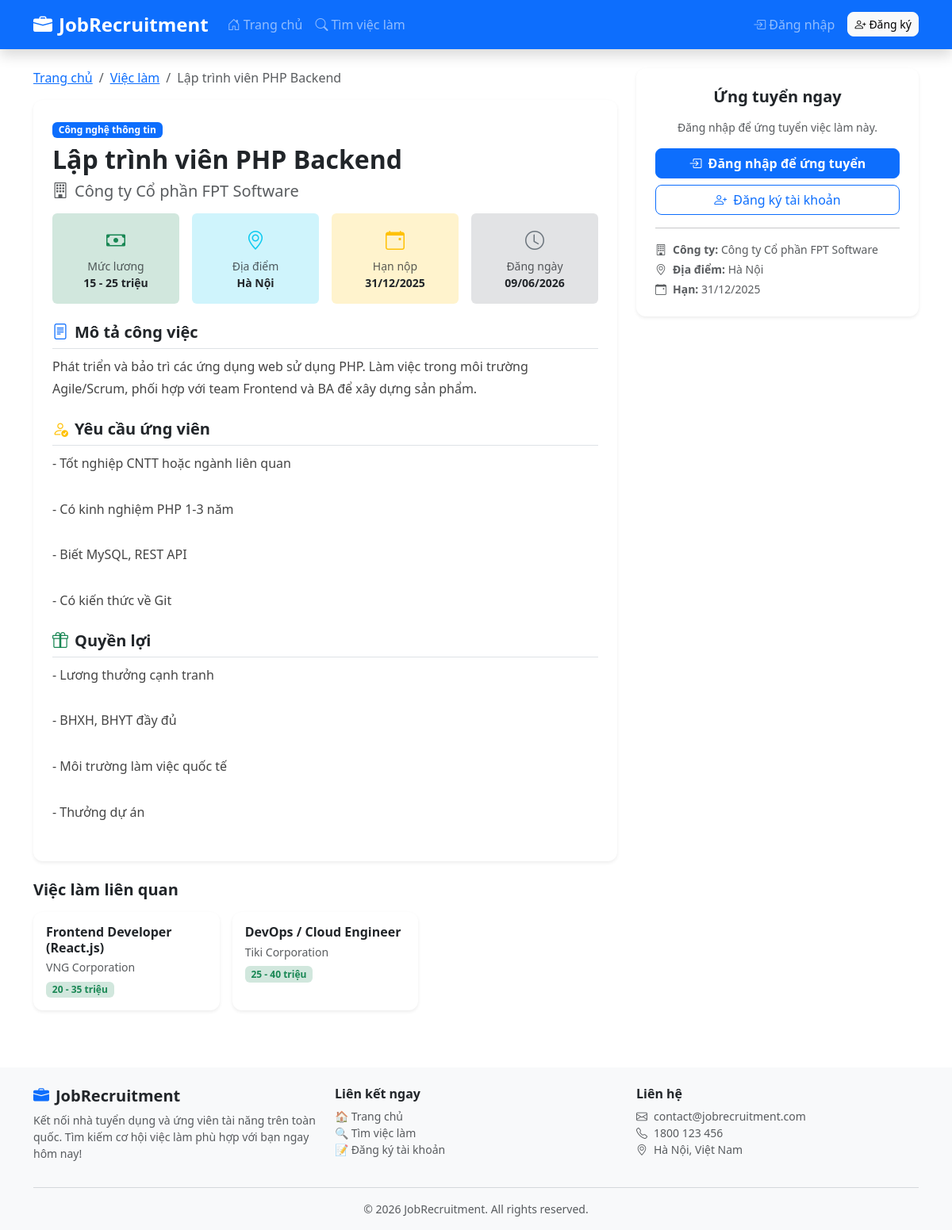
The app's page /jobs/detail?id=1 with its own data.
### tables this page shows
CREATE TABLE `jobs` (
    `id`           INT AUTO_INCREMENT PRIMARY KEY COMMENT 'Khóa chính',
    `category_id`  INT           NOT NULL         COMMENT 'Ngành nghề (FK → categories.id)',
    `title`        VARCHAR(200)  NOT NULL         COMMENT 'Tiêu đề vị trí tuyển dụng',
    `company`      VARCHAR(200)  NOT NULL         COMMENT 'Tên công ty tuyển dụng',
    `salary`       VARCHAR(100)  DEFAULT NULL     COMMENT 'Mức lương (VD: 10-15 triệu)',
    `location`     VARCHAR(200)  DEFAULT NULL     COMMENT 'Địa điểm làm việc',
    `description`  TEXT          DEFAULT NULL     COMMENT 'Mô tả công việc chi tiết',
    `requirements` TEXT          DEFAULT NULL     COMMENT 'Yêu cầu ứng viên',
    `benefits`     TEXT          DEFAULT NULL     COMMENT 'Quyền lợi được hưởng',
    `deadline`     DATE          DEFAULT NULL     COMMENT 'Hạn nộp hồ sơ',
    `status`       ENUM('active', 'closed') NOT NULL DEFAULT 'active' COMMENT 'Trạng thái: active=đang tuyển, closed=đã đóng',
    `created_at`   TIMESTAMP DEFAULT CURRENT_TIMESTAMP COMMENT 'Thời điểm đăng tin',
    CONSTRAINT `fk_jobs_category`
        FOREIGN KEY (`category_id`) REFERENCES `categories`(`id`) ON DELETE CASCADE
);

CREATE TABLE `categories` (
    `id`         INT AUTO_INCREMENT PRIMARY KEY COMMENT 'Khóa chính',
    `name`       VARCHAR(100) NOT NULL          COMMENT 'Tên ngành nghề',
    `created_at` TIMESTAMP DEFAULT CURRENT_TIMESTAMP
);

### core/Controller.php (called while the page is built, shortened)
<?php
abstract class Controller
{
    protected function render(string $view, array $data = []): void
    {
        extract($data);
        $viewPath = __DIR__ . '/../views/' . $view . '.php';
        require $viewPath;
    }
}

### controllers/JobController.php (called while the page is built, shortened)
<?php
class JobController extends Controller
{
    public function detail(): void
    {
        $id = (int) ($_GET['id'] ?? 0);
        $jobModel = new Job();
        $job      = $jobModel->findById($id);
        $hasApplied = false;
        $relatedJobs = $jobModel->getRelated($id, $job['category_id']);
        $this->render('jobs/detail', [
            'job'         => $job,
            'hasApplied'  => $hasApplied,
            'relatedJobs' => $relatedJobs,
            'flash'       => $this->getFlash(),
        ]);
    }
}

### index.php (called while the page is built, shortened)
<?php
require_once __DIR__ . '/config/database.php';
require_once __DIR__ . '/core/Database.php';
require_once __DIR__ . '/core/Model.php';
require_once __DIR__ . '/core/Controller.php';
require_once __DIR__ . '/models/Job.php';
require_once __DIR__ . '/controllers/JobController.php';
$router = new Router();
$router->get('/',     'HomeController', 'index');
$router->get('/home', 'HomeController', 'index');
$router->get( '/login',    'AuthController', 'loginForm');
$router->post('/login',    'AuthController', 'login');
$router->get( '/register', 'AuthController', 'registerForm');
$router->post('/register', 'AuthController', 'register');
$router->get( '/logout',   'AuthController', 'logout');
$router->get( '/jobs',        'JobController', 'index');
$router->get( '/jobs/detail', 'JobController', 'detail');
$router->get( '/jobs/apply',  'JobController', 'applyForm');
$router->post('/jobs/apply',  'JobController', 'apply');
$router->get( '/profile',        'ProfileController', 'index');
$router->post('/profile/update', 'ProfileController', 'update');
$router->get('/my-applications', 'ApplicationController', 'history');
$router->get('/admin',           'AdminDashboardController', 'index');
$router->get('/admin/dashboard', 'AdminDashboardController', 'index');
$router->get( '/admin/users',        'AdminUserController', 'index');
$router->get( '/admin/users/create', 'AdminUserController', 'createForm');
$router->post('/admin/users/create', 'AdminUserController', 'create');
$router->get( '/admin/users/edit',   'AdminUserController', 'editForm');
$router->post('/admin/users/edit',   'AdminUserController', 'edit');
$router->post('/admin/users/delete', 'AdminUserController', 'delete');
$router->get( '/admin/jobs',        'AdminJobController', 'index');
$router->get( '/admin/jobs/create', 'AdminJobController', 'createForm');
$router->post('/admin/jobs/create', 'AdminJobController', 'create');
$router->get( '/admin/jobs/edit',   'AdminJobController', 'editForm');
$router->post('/admin/jobs/edit',   'AdminJobController', 'edit');
$router->post('/admin/jobs/delete', 'AdminJobController', 'delete');
$router->get( '/admin/categories',        'AdminCategoryController', 'index');
$router->get( '/admin/categories/create', 'AdminCategoryController', 'createForm');
$router->post('/admin/categories/create', 'AdminCategoryController', 'create');
$router->get( '/admin/categories/edit',   'AdminCategoryController', 'editForm');
$router->post('/admin/categories/edit',   'AdminCategoryController', 'edit');
$router->post('/admin/categories/delete', 'AdminCategoryController', 'delete');
$router->get( '/admin/applications',               'AdminApplicationController', 'index');
$router->post('/admin/applications/update-status', 'AdminApplicationController', 'updateStatus');
$router->dispatch();

### core/Database.php (called while the page is built, shortened)
<?php
class Database
{
    private static ?PDO $instance = null;
    public static function getInstance(): PDO
    {
        if (self::$instance === null) {
            $dsn = sprintf(
                'mysql:host=%s;port=%d;dbname=%s;charset=%s',
                DB_HOST,
                DB_PORT,
                DB_NAME,
                DB_CHARSET
            );
            $options = [
                PDO::ATTR_ERRMODE            => PDO::ERRMODE_EXCEPTION,
                PDO::ATTR_DEFAULT_FETCH_MODE => PDO::FETCH_ASSOC,
                PDO::ATTR_EMULATE_PREPARES   => false,
            ];
            try {
                self::$instance = new PDO($dsn, DB_USER, DB_PASS, $options);
            } catch (PDOException $e) {
                error_log('Database connection failed: ' . $e->getMessage());
                die('<h3 style="color:red;text-align:center">Không thể kết nối database.<br>Vui lòng kiểm tra cấu hình trong config/database.php</h3>');
            }
        }
        return self::$instance;
    }
}

### core/Model.php (called while the page is built, shortened)
<?php
abstract class Model
{
    protected PDO $db;
    public function __construct()
    {
        $this->db = Database::getInstance();
    }
    protected function query(string $sql, array $params = []): array
    {
        $stmt = $this->db->prepare($sql);
        $stmt->execute($params);
        return $stmt->fetchAll();
    }
    protected function queryOne(string $sql, array $params = []): array|false
    {
        $stmt = $this->db->prepare($sql);
        $stmt->execute($params);
        return $stmt->fetch();
    }
}

### models/Job.php (called while the page is built, shortened)
<?php
class Job extends Model
{
    public function findById(int $id): array|false
    {
        return $this->queryOne(
            "SELECT j.*, c.name AS category_name
             FROM `jobs` j
             LEFT JOIN `categories` c ON c.id = j.category_id
             WHERE j.id = ?",
            [$id]
        );
    }
    public function getRelated(int $jobId, int $categoryId, int $limit = 3): array
    {
        return $this->query(
            "SELECT j.*, c.name AS category_name
             FROM `jobs` j
             LEFT JOIN `categories` c ON c.id = j.category_id
             WHERE j.category_id = ? AND j.id != ? AND j.status = 'active'
             ORDER BY j.created_at DESC
             LIMIT ?",
            [$categoryId, $jobId, $limit]
        );
    }
}

### views/jobs/detail.php (the view, shortened to what this page needs)
<?php
require_once __DIR__ . '/../layouts/header.php';
?>
<div class="container py-4">
    <div class="row g-4">
        <div class="col-lg-8">
            <nav aria-label="breadcrumb" class="mb-3">
                <ol class="breadcrumb">
                    <li class="breadcrumb-item"><a href="<?= BASE_URL ?>/">Trang chủ</a></li>
                    <li class="breadcrumb-item"><a href="<?= BASE_URL ?>/jobs">Việc làm</a></li>
                    <li class="breadcrumb-item active"><?= htmlspecialchars($job['title']) ?></li>
                </ol>
            </nav>
            <div class="card border-0 shadow-sm mb-4">
                <div class="card-body p-4">
                    <div class="mb-3">
                        <span class="badge bg-primary mb-2"><?= htmlspecialchars($job['category_name'] ?? '') ?></span>
                        <h2 class="fw-bold"><?= htmlspecialchars($job['title']) ?></h2>
                        <h5 class="text-muted">
                            <i class="bi bi-building me-2"></i><?= htmlspecialchars($job['company']) ?>
                        </h5>
                    </div>
                    <div class="row g-3 mb-4">
                        <?php if ($job['salary']): ?>
                        <div class="col-sm-6 col-md-3">
                            <div class="text-center p-3 bg-success-subtle rounded">
                                <i class="bi bi-cash text-success fs-4"></i>
                                <div class="small text-muted mt-1">Mức lương</div>
                                <div class="fw-semibold small"><?= htmlspecialchars($job['salary']) ?></div>
                            </div>
                        </div>
                        <?php endif; ?>
                        <?php if ($job['location']): ?>
                        <div class="col-sm-6 col-md-3">
                            <div class="text-center p-3 bg-info-subtle rounded">
                                <i class="bi bi-geo-alt text-info fs-4"></i>
                                <div class="small text-muted mt-1">Địa điểm</div>
                                <div class="fw-semibold small"><?= htmlspecialchars($job['location']) ?></div>
                            </div>
                        </div>
                        <?php endif; ?>
                        <?php if ($job['deadline']): ?>
                        <div class="col-sm-6 col-md-3">
                            <div class="text-center p-3 bg-warning-subtle rounded">
                                <i class="bi bi-calendar-event text-warning fs-4"></i>
                                <div class="small text-muted mt-1">Hạn nộp</div>
                                <div class="fw-semibold small"><?= date('d/m/Y', strtotime($job['deadline'])) ?></div>
                            </div>
                        </div>
                        <?php endif; ?>
                        <div class="col-sm-6 col-md-3">
                            <div class="text-center p-3 bg-secondary-subtle rounded">
                                <i class="bi bi-clock text-secondary fs-4"></i>
                                <div class="small text-muted mt-1">Đăng ngày</div>
                                <div class="fw-semibold small"><?= date('d/m/Y', strtotime($job['created_at'])) ?></div>
                            </div>
                        </div>
                    </div>
                    <?php if ($job['description']): ?>
                    <div class="mb-4">
                        <h5 class="fw-bold border-bottom pb-2">
                            <i class="bi bi-file-text me-2 text-primary"></i>Mô tả công việc
                        </h5>
                        <div class="job-content"><?= nl2br(htmlspecialchars($job['description'])) ?></div>
                    </div>
                    <?php endif; ?>
                    <?php if ($job['requirements']): ?>
                    <div class="mb-4">
                        <h5 class="fw-bold border-bottom pb-2">
                            <i class="bi bi-person-check me-2 text-warning"></i>Yêu cầu ứng viên
                        </h5>
                        <div class="job-content"><?= nl2br(htmlspecialchars($job['requirements'])) ?></div>
                    </div>
                    <?php endif; ?>
                    <?php if ($job['benefits']): ?>
                    <div class="mb-4">
                        <h5 class="fw-bold border-bottom pb-2">
                            <i class="bi bi-gift me-2 text-success"></i>Quyền lợi
                        </h5>
                        <div class="job-content"><?= nl2br(htmlspecialchars($job['benefits'])) ?></div>
                    </div>
                    <?php endif; ?>
                </div>
            </div>
            <?php if (!empty($relatedJobs)): ?>
            <h5 class="fw-bold mb-3">Việc làm liên quan</h5>
            <div class="row g-3">
                <?php foreach ($relatedJobs as $rJob): ?>
                <div class="col-md-4">
                    <div class="card border-0 shadow-sm h-100">
                        <div class="card-body p-3">
                            <h6 class="fw-bold mb-1">
                                <a href="<?= BASE_URL ?>/jobs/detail?id=<?= $rJob['id'] ?>"
                                   class="text-decoration-none text-dark">
                                    <?= htmlspecialchars($rJob['title']) ?>
                                </a>
                            </h6>
                            <p class="text-muted small mb-1"><?= htmlspecialchars($rJob['company']) ?></p>
                            <?php if ($rJob['salary']): ?>
                            <span class="badge bg-success-subtle text-success small"><?= htmlspecialchars($rJob['salary']) ?></span>
                            <?php endif; ?>
                        </div>
                    </div>
                </div>
                <?php endforeach; ?>
            </div>
            <?php endif; ?>
        </div>
        <div class="col-lg-4">
            <div class="card border-0 shadow-sm sticky-top" style="top: 80px;">
                <div class="card-body p-4 text-center">
                    <h5 class="fw-bold mb-3">Ứng tuyển ngay</h5>
                    <?php if ($hasApplied): ?>
                        <div class="alert alert-success mb-3">
                            <i class="bi bi-check-circle-fill me-2"></i>
                            Bạn đã nộp hồ sơ cho vị trí này!
                        </div>
                        <a href="<?= BASE_URL ?>/my-applications" class="btn btn-outline-primary w-100">
                            <i class="bi bi-file-earmark-text me-2"></i>Xem hồ sơ đã nộp
                        </a>
                    <?php else: ?>
                        <p class="text-muted small mb-3">Đăng nhập để ứng tuyển việc làm này.</p>
                        <a href="<?= BASE_URL ?>/login" class="btn btn-primary w-100 mb-2 fw-bold">
                            <i class="bi bi-box-arrow-in-right me-2"></i>Đăng nhập để ứng tuyển
                        </a>
                        <a href="<?= BASE_URL ?>/register" class="btn btn-outline-primary w-100">
                            <i class="bi bi-person-plus me-2"></i>Đăng ký tài khoản
                        </a>
                    <?php endif; ?>
                    <hr>
                    <div class="text-start small text-muted">
                        <p class="mb-1"><i class="bi bi-building me-2"></i><strong>Công ty:</strong> <?= htmlspecialchars($job['company']) ?></p>
                        <?php if ($job['location']): ?>
                        <p class="mb-1"><i class="bi bi-geo-alt me-2"></i><strong>Địa điểm:</strong> <?= htmlspecialchars($job['location']) ?></p>
                        <?php endif; ?>
                        <?php if ($job['deadline']): ?>
                        <p class="mb-0"><i class="bi bi-calendar-event me-2"></i><strong>Hạn:</strong> <?= date('d/m/Y', strtotime($job['deadline'])) ?></p>
                        <?php endif; ?>
                    </div>
                </div>
            </div>
        </div>
    </div>
</div>
<?php require_once __DIR__ . '/../layouts/footer.php'; ?>

### public/css/style.css (style rules this page uses)
:root { --primary: #0d6efd; --success: #198754; --text-dark: #212529; --bg-light: #f8f9fa; }
.job-content { line-height: 1.8; color: #444; white-space: pre-line; }
.btn { border-radius: 8px; }
.card { border-radius: 12px; }
.bg-success-subtle { background-color: #d1e7dd !important; }
.bg-warning-subtle { background-color: #fff3cd !important; }
.bg-info-subtle { background-color: #cff4fc !important; }
.bg-secondary-subtle { background-color: #e2e3e5 !important; }

### records on screen
jobs: title "Lập trình viên PHP Backend", category.name "Công nghệ thông tin", company "Công ty Cổ phần FPT Software", salary "15 - 25 triệu", location "Hà Nội", deadline "31/12/2025", created_at "09/06/2026", description "Phát triển và bảo trì các ứng dụng web sử dụng PHP. Làm việc trong môi trường Agile/Scrum, phối hợp với team Frontend và BA để xây dựng sản phẩm.", requirements "- Tốt nghiệp CNTT hoặc ngành liên quan - Có kinh nghiệm PHP 1-3 năm - Biết MySQL, REST API - Có kiến thức về Git", benefits "- Lương thưởng cạnh tranh - BHXH, BHYT đầy đủ - Môi trường làm việc quốc tế - Thưởng dự án"
jobs: title "Frontend Developer (React.js)", company "VNG Corporation", salary "20 - 35 triệu"
jobs: title "DevOps / Cloud Engineer", company "Tiki Corporation", salary "25 - 40 triệu"
